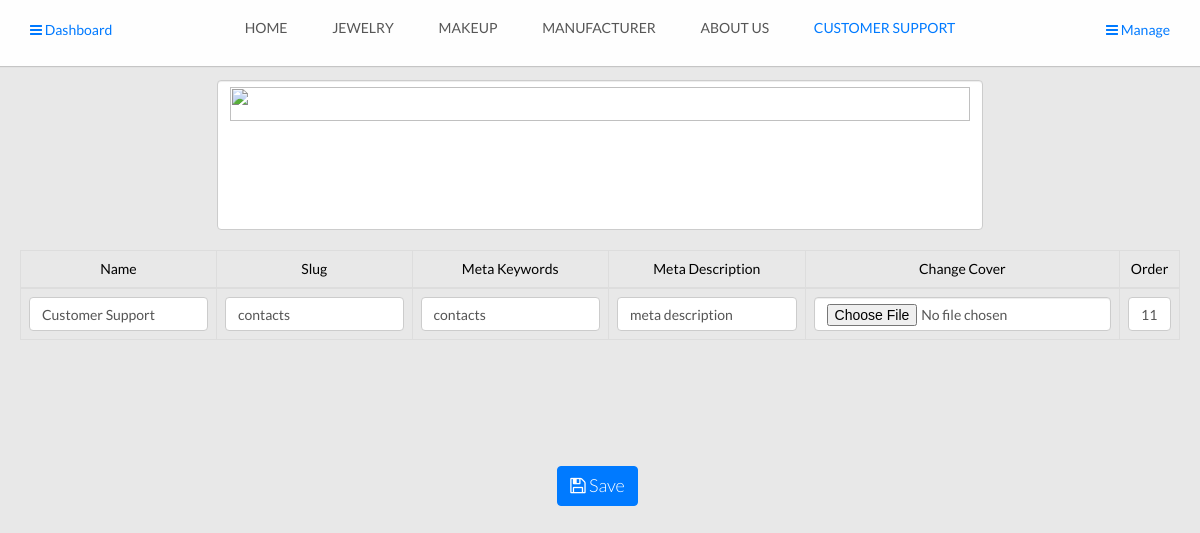
/admin757/cpage.php?cpage_name=contacts (signed in), run on the app's committed database.
### tables this page shows
CREATE TABLE IF NOT EXISTS `pages` (
  `id` int(11) NOT NULL AUTO_INCREMENT,
  `name` text NOT NULL,
  `slug` varchar(90) NOT NULL,
  `metak` text,
  `metad` text,
  `cover` text,
  `post` text,
  `res` int(11) NOT NULL DEFAULT '0',
  `ordr` int(11) NOT NULL,
  PRIMARY KEY (`id`),
  UNIQUE KEY `slug` (`slug`)
);

### admin757/cpage.php (the view, shortened to what this page needs)
<html>
  <head>
    <?php include('include/head.php') ?>
    <?php if(!empty( $_GET['cpage_name'])){
   $page = $_GET['cpage_name']; $link=$page; ?>
    <?php
    $rows =mysqli_query($con,"SELECT * FROM pages where slug='$page'  ORDER BY ordr" ) or die(mysqli_error($con));
    while($row=mysqli_fetch_array($rows)){
      $pageid = $row['id'];
      $pagename = $row['name'];
      $pagemetak = $row['metak'];
      $pagemetad = $row['metad'];
      $pagecover = $row['cover'];
      $pageordr = $row['ordr'];
    }
    ?>
  </head>
  <body onload="showtoast()" class="page-header-fixed bg-1 layout-boxed">
    <div class="modal-shiftfix">
    <?php include('include/header.php') ?>
    <div class="row">
      <div class="col-md-2">
      </div>
      <div class="col-md-8">
        <img id="coverimg" src="../images/covers/<?php echo $pagecover ?>"  class="form-control">
      </div>
    </div>
    <form method="post" action="" enctype="multipart/form-data">
    <div class="row">
      <div class="col-md-12">
      <table class="table table-bordered">
            <thead>
              <th>
               Name
             </th>
             <th>
               Slug
             </th>
             <th>
              Meta Keywords
            </th>
            <th>
              Meta Description
            </th>
            <th>
              Change Cover
            </th>
            <th style="max-width: 60px;">
              Order
            </th>
          </thead>
          <tbody>
          <tr>
            <td>
              <input type="text" class="form-control" name="name" value="<?php echo $pagename ?>">
            </td>
            <td>
              <input type="text" class="form-control" name="slug" value="<?php echo $page ?>">
            </td>
            <td>
              <input type="text" class="form-control" name="metak" value="<?php echo $pagemetak ?>">
            </td>
            <td>
              <input type="text" class="form-control" name="metad" value="<?php echo $pagemetad ?>">
            </td>
            <td>
              <input type="file" class="form-control" name="image1" >
            </td>
            <td  style="max-width: 60px;">
              <input type="text" class="form-control" name="ordr" value="<?php echo $pageordr ?>">
            </td>
          </tr>
        </tbody>
        </form>
      </div>
    <div class="row">
      <div class="col-md-12">
      </div>
    </div>
    <br><br>
    <center>
                <button type="submit" name="saveinfo" class="btn btn-primary" value="<?php echo $pageid ?>"> <i class="fa fa-save"></i> Save</button>
<br><br>
<br><br>
<br><br>
<br><br>
  </body>
</html>
<?php } ?>

### admin757/include/header.php
<div class="navbar navbar-fixed-top">
    <div class="container-fluid main-nav clearfix">
    <div class="nav-collapse">
      <ul class="nav">
        <a href="manages">
        <span class="upr" style="position: fixed;left: 30px;top: 20px;"><i class="fa fa-bars" ></i> Dashboard</span></a>
        <?php
        $rows =mysqli_query($con,"SELECT name,slug,res FROM pages  ORDER BY ordr" ) or die(mysqli_error($con));
          while($row=mysqli_fetch_array($rows)){
            $slug = $row['slug'];
            $name = $row['name'];
            $res = $row['res'];
            ?>
        <li>
          <a <?php if($link==$slug) echo'class="current"' ;?> href="<?php if($res==0) echo'cpages-' ;?><?php echo $slug ?>"></span><?php echo $name ?></a>
        </li>
        <?php } ?>
      <a href="manages">
      <span class="upr" style="position: fixed;right: 30px;top: 20px;"><i class="fa fa-bars" ></i> Manage</span></a>
      </ul>
    </div>
  </div>
</div>

### admin757/stylesheets/color/green.css (style rules this page uses)
a { color: #60c560; }
.navbar .container-fluid.main-nav .nav-collapse .nav > li > a.current { color: #60c560; }

### admin757/stylesheets/color/orange.css (style rules this page uses)
a { color: #f0ad4e; }
.navbar .container-fluid.main-nav .nav-collapse .nav > li > a.current { color: #f0ad4e; }

### admin757/stylesheets/color/magenta.css (style rules this page uses)
a { color: #c741c9; }
.navbar .container-fluid.main-nav .nav-collapse .nav > li > a.current { color: #c741c9; }

### admin757/stylesheets/color/gray.css (style rules this page uses)
a { color: #999999; }
.navbar .container-fluid.main-nav .nav-collapse .nav > li > a.current { color: #333; }

### admin757/include/head.php (style rules this page uses)
.btn { font-size: 18px; }
#coverimg { min-height: 150px; }
table { width: 100%; }

### admin757/cpage.php (style rules this page uses)
th { font-size: 13px; text-align: center; font-weight: 400; }
td { padding:5px 5px 1px 10px; }

### data on the page
pages: name "HOME"
pages: name "JEWELRY"
pages: name "MAKEUP"
pages: name "MANUFACTURER"
pages: name "ABOUT US"
pages: name "CUSTOMER SUPPORT", name "Customer Support", metak "contacts", metad "meta description", ordr "11"
